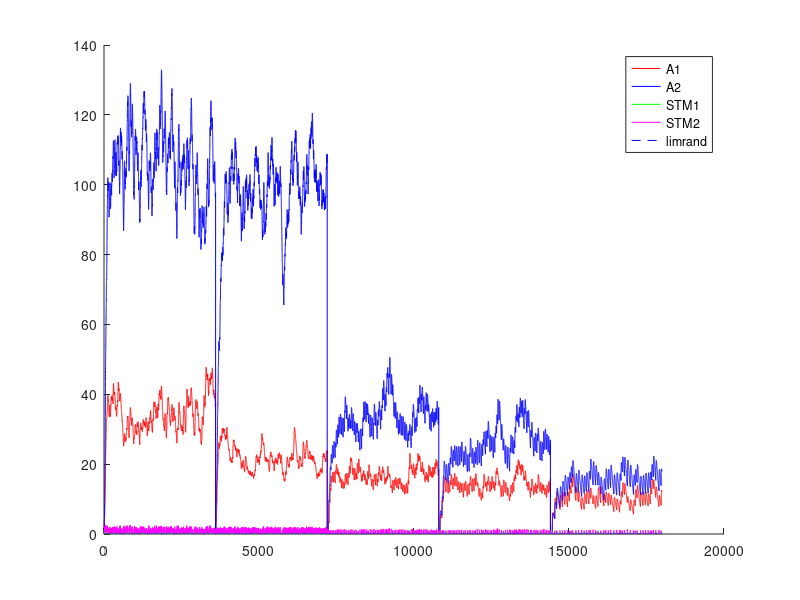

Write MATLAB code to recreate this figure. (Note: this script raises an error after producing the figure.)
%% Experimento con Variable-Interval - VI - intervalo Variable
%% Existen multiples intancias de palanquelo (cada vez que realiza respuesta decide si realiza otra o no)
%% Durante el intervalo se pesa la cantidad de palanqueos y no palanqueos respecto a la cantidad de instacias
%% de respuesta. EL refuerzo impacta de forma proporcional a la tasa de respuestas.
%% Un trial dura 3600 segundos.
%% Una sesion 1 o 3 trial (seg´un la dinamica del animal)
%% 5 sesiones por Experimento. Cada sesion es un intervalo diferente.
%% 1 experimento
%% Tiempo para realizar un respuesta 1 segundo
%% 
%% La probabilidad de eleccion se ajusta al nivel de maxima frecuencia de palanqueo
%% 

close all
clc
clear

%% Matriz de pago 0 1 

%%% Se ajusto la apreciacion de las cantidades de refuerzo 
function rf = feel(pellets)
  rf=0;
  if (nargin~=0)
    rf=(12.8*(1-exp(-.25.* pellets.^(2))))+(12.8*(1-exp(-.5.* pellets)));
  else
    error ("Faltan parametros");
  endif
endfunction
%% 
%% 

%% INICIALIZATION
%%%%%% CONSTANTES DE SESIONES
Ntrial  =  1 ;   %% un trial de 3600 segundos
tTrial  =  3600; %% en segundos
tResp   =  1;    %% en segundos
tMuestreo = 0.25;%% en segundos
Nses    =  5 ;
Vi=[5,10,30,40,60]; %% valores medios de intervalos variables
Ntest   =  1;
limrand =  0.138;
saving  =  0.01 ;
%%%%%% CONSTANTES DE DECAIMIENTO
alpha = 1*tMuestreo;
beta  = 0.125*tMuestreo ;
gamma = 0.0067*tMuestreo;%0.025 ; 
delta = 1*tMuestreo;
%%%%%% INICIALIZACION
palanca = zeros(2,1);
Rf_1=0;
Rf_2=0;
A1=zeros(1,Ntest);
A2=zeros(1,Ntest);
stm_1=zeros(2,Ntest);
stm_2=zeros(2,Ntest);
d=1;

sesion = zeros(Nses,1);
trialXsesion = zeros(Nses,Ntrial);
terminal_sesion=zeros(Nses,1);
nb_coop = zeros(Nses,Ntest);
contadorP1=0;
contadorP2=0;
contadorI=0;

%% CALCULO DE AROUSAL MAXIMO
%% Iteraciones de respuesta refuerzo para encotnrar el STM medio
Nconfig=5; %% Tasa de respuesta de configuracion
%plot([1:0.01:20],(12.8*(1-exp(-.25.* [1:0.01:20].^(2))))+(12.8*(1-exp(-.5.* [1:0.01:20]))),'.k')
R1 = floor(feel(1)); %tiempo de refuezo para R
l1 = Nconfig/tMuestreo; % duracion entre trials
suma = 0; %suma es un valor necesaria para calcular max1 y min1
suma = alpha*R1 %% Refuerzo cada N respuestas
iter=100; %% numero de iteraciones para que converja el stm
max1 = 0; %maximum de stm1
min1 = 0; %minimum de stm1
for i = 1:iter 
  suma = (1-beta)^(Nconfig/tMuestreo)*suma;%% Instantes que decae el stm
  min1=suma;
  suma += alpha*R1; %Refuerzo
  max1=suma;
end
comp=.88;
S1 = (((max1-min1)*(comp*l1))/2)+min1*comp*l1; %calcul de la superficie del triangulo mas la de el rectangulo
stm_1_medio = S1/(l1);
A1max = (delta/gamma)*stm_1_medio;

%% INICIO DE LAS ITERATIONS
for l = 1:Ntest  %% TESTES
  Num=0;
  for k = 1:Nses  %% SESIONES (cambia el N)
    i=1;
    %duracion = [1,tTrial*ones(1,Ntrial)];
    
    contador = 1;
    %palanca(1)=randi(2);
    
    %% Agregar intervalo de refuerzos  %%
    intervalo=Vi(k);
    if k>1
      A1(Num+1,l)=saving*A1(Num,l);
      A2(Num+1,l)=saving*A2(Num,l);
      stm_1(Num+1,l)=0*stm_1(Num,l);
      stm_2(Num+1,l)=0*stm_2(Num,l); 
      %%% ELECCION DE LA PRIMERA PALANCA 
%      if A1(Num,1)>A2(Num,1)
%        palanca(2)=1;
%      else
%        palanca(2)=2;
%      end
    end       
    P1(i,k)=0.5;
    P1(i,k)=0.5;
    for j=2:(Ntrial*tTrial/tMuestreo) %% Todos los trials juntos
      
      if contador == tResp/tMuestreo%duracion(i)
        contador = 0;
        i = i+1 ;
        J = j ;
        P1(i,k)=0.5*(1-exp(-(5*A1((j-1)+Num,l))/A1max))+0.5; %probabilidad en exponential
        P2(i,k)=0.5*(1-exp(-(5*A2((j-1)+Num,l))/A1max))+0.5; %probabilidad en exponential
        %P=.99;
        %P2(i,k)=0.5*(1-exp(-(5*A2((j-1)+Num,l))/A2max))+0.5;
        
        a = rand ;
        %%% ELECCION DE LA PALANCA %%% Basicamente elige palanquear o no palanquear
        if (A1((j-1)+Num,l)<=limrand)&&(A2((j-1)+Num,l)<=limrand)
          palanca(i)=randi(2);
        elseif (A1((j-1)+Num,l)>=limrand)&&(A2((j-1)+Num,l)<=limrand)
          if a>=P1(i,k)
            palanca(i)=2;
          else
            palanca(i)=1;
          end
        elseif (A1((j-1)+Num,l)<=limrand)&&(A2((j-1)+Num,l)>=limrand)
          if a>=P2(i,k)
            palanca(i)=1;
          else
            palanca(i)=2;
          end
        elseif (A1((j-1)+Num,l)>A2((j-1)+Num,l))
          if a>=P1(i,k)
            palanca(i)=2;
          else
            palanca(i)=1;
          end
        else
          if a>=P2(i,k)
            palanca(i)=1;
          else
            palanca(i)=2;
          end
        end
        %% Contadores para intervalo de refuerzo
        if palanca(i)==1
          contadorP1++;
        else
          contadorP2++;
        endif
        %%% REFUERZO %%%
        if (contadorI >= intervalo/tMuestreo)
          if (contadorP1>=1)
            %if (palanca(i)==1) %% palanquea
            aux=contadorP1+contadorP2;
            Rfz=floor(feel(1));
            Rf_1=Rfz*contadorP1/aux;
            Rf_2=Rfz*contadorP2/aux;
            %elseif (palanca(i-1)==2) %% No palanquea
            %  Rf_1=0;
            %  Rf_2=0;%floor(10*(1-exp(-0.8* 2 )));
            %end
            %stm_1(j+Num,l)=(1-beta)*stm_1((j-1)+Num,l)+alpha*Rf_1;
            %stm_2(j+Num,l)=(1-beta)*stm_2((j-1)+Num,l)+alpha*Rf_2;
            contadorP1=0;
            contadorP2=0;
            contadorI =0;
            dispe=.5; %% dispercion del 50% del valor de la intervalo
            intervalo=Vi(k)*(1 + dispe*(1-2*rand))
            Vi(k)
          else
            contadorP1=0;
            contadorP2=0;
            contadorI =0;
            dispe=.5; %% dispercion del 50% del valor de la intervalo
            intervalo=Vi(k)*(1 + dispe*(1-2*rand))
            Vi(k)
          endif
        end
        
      else
        contador++;
        contadorI++;
        Rf_1=0;
        Rf_2=0;
      end
      stm_1(j+Num,l)=(1-beta)*stm_1((j-1)+Num,l)+alpha*Rf_1;
      stm_2(j+Num,l)=(1-beta)*stm_2((j-1)+Num,l)+alpha*Rf_2;
      A1(j+Num,l)=(1-gamma)*A1((j-1)+Num,l)+delta*stm_1(j+Num,l);
      A2(j+Num,l)=(1-gamma)*A2((j-1)+Num,l)+delta*stm_2(j+Num,l);
      
%      if floor(j/tTrial)==(j/tTrial)
%        trialXsesion()
%      end
    end
    
    
    %%% CONTADOR DE A QUE J SE CAMBIA LA SESION
    %sesion(k-1,l)=j;
    sesion(k,l)=j+Num;
    %%% DEFINICION DE NUM
%    compteur = 0 ;
%    for i=1:length(A1(:,l))
%      if A1(i,l)~=0
%        compteur = compteur +1;
%      end
%    end
%    Num=compteur;
    Num = j+Num;
    Sizemat = length(A1);
    
    for j = 1:Ntrial
      if palanca(j)==1
        %nb_coop(k-1,l)= nb_coop(k-1,l)+1;
        nb_coop(k,l)= nb_coop(k,l)+1;
      end
    end
  end
end


%%% PRUEBAS 
%%% ENCONTRA LA LONGITUD REAL DEL EXPERIMENTACION
nonnul = zeros(Ntest,1);
for k=1:Ntest
  for i=1:length(A1)
    if A1(i,k) ~= 0
      nonnul(k)=nonnul(k)+1;
    end
  end
end

%%% PRUEBA I _ PESO DE LA EXPERIMENTACION EN LA MEMORIA
porcent = 0;
for i = 1:Ntest
  if sum(A1(:,i)) > 10 * sum(A2(:,i))
    porcent = porcent +1;
  end
end

%%% PRUEBA II _ SI LA EXCITATION ALCANZA A SU MAXIMUM
maxima = zeros(Ntest,1);
for k = 1:Ntest
  if floor(max(A1(:,k))) == floor(max(max(A1))) 
    maxima(k) = maxima(k) +1;
  end
end

%%% PRUEBA III _ EN QUE SESION LA PALANCA GANA DE VERDAD
%ird = zeros(Ntest,1);
%for k = 1:Ntest
%  i=1;
%  while 1
%    if A1(nonnul(k)-i,k) < limrand
%      ird(k) = nonnul(k)-i+1;
%      break;
%    else
%      i=i+1;
%    end
%  end
%end
%
%%%% PRUEBA IV _ CONVIERTE J EN NUMERO DE SESION
%for k = 1:Ntest
%  i=1;
%  while 1
%    if ird(k) <= sum(sesion(1:i)+50)
%      ird(k)=i;
%      break;
%    else
%      i=i+1;
%    end
%  end
%end

%%% PRUEBA V _ PORCENTAJE DE COOPERACION POR SESION / EXPERIMENTO


porcentaje_coop_sesion=zeros(Nses,Ntest);
porcentaje_coop_experimento=zeros(Ntest,1);
for k = 1:Ntest
  porcentaje_coop_experimento(k)=sum(nb_coop(:,k))/(Ntrial*Nses)*100;
end

%for i=1:Ntest
%  terminal_sesion(1,i)=sesion(1,i);
%  for j=2:Nses
%    terminal_sesion(j,i)=sesion(j,i)+terminal_sesion(j-1,i);
%  end
%end

%%% DEMOSTRACION 


%promedio_sesion=sum(ird)/Ntest
porcent_10xsuperior_al_otra=porcent/Ntest * 100;
cuanto_alcanzan_al_maxima=sum(maxima)/Ntest * 100;
porcentaje_coop_experimento;
porcentaje_coop_sesion=floor(nb_coop/Ntrial*100);


for i=1:Ntest
  figure
  hold on
  plot((1:Sizemat)*tMuestreo,A1(:,i),'r',(1:Sizemat)*tMuestreo,A2(:,i),'b',(1:Sizemat)*tMuestreo,stm_1(:,i),'g',(1:Sizemat)*tMuestreo,stm_2(:,i),'m',(1:Sizemat)*tMuestreo,limrand*ones(1,length([1:Sizemat])),'--b')
  legend("A1","A2","STM1","STM2","limrand");
  for j=1:Nses
    %plot(sesion(j,i)*ones(1,max(max(A1(:,i)))),(1:max(max(A1(:,i)))),'--k');
    h=plot((sesion(j,i).*tMuestreo)*ones(1,max(max(A1(:,i)))),(1:max(max(A1(:,i)))),'--k');
    set(h, "linewidth", 2);
    if j==1
      h=plot(0:sesion(j,i)/4,P1(:,j)'*A1max,'.-m');
    else
      h=plot(sesion(j-1,i)/4:sesion(j,i)/4,P1(:,j)'*A1max,'.-m');
    endif
  endfor
  plot((0:sesion(Nses,i))/4,A1max*ones(1,length(0:sesion(Nses,i))))
  hold off;
endfor

%% Maximos exitos por intervalo= 10-360 - 30-120 - 40-65 - 60-60 

color = 'rgbmkmrgbk';
figure
hold on
for i=1:Ntest
  plot(1:Nses,porcentaje_coop_sesion(:,i),'Color',color(i));
  title('Porcentaje de Cooperacion');
  xlabel('Numero de sesion');
  ylabel('Porcentaje');
end
hold off

%%% probl�me de temps, pas le temps de d�croitre du coup red�marre plus
%%% haut CQFD
%%%% CASTIGO DE TIEMPO 
%%%% CUANTO VECES ELIGE COOPERATION
%%% Pour chaque session r�cup�rer le nombre de coop�ration et tracer la
%%% courbe correspondante 

